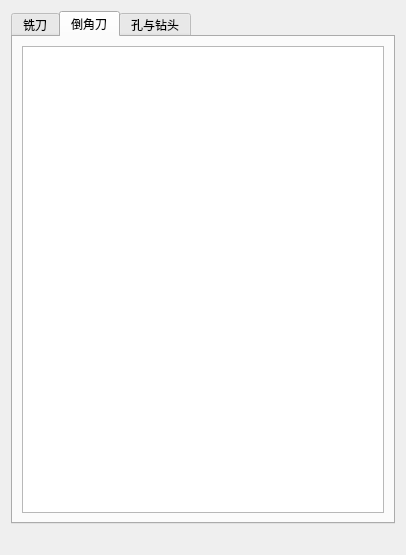
<?xml version="1.0" encoding="UTF-8"?>
<ui version="4.0">
 <class>ParameterWidget</class>
 <widget class="QWidget" name="ParameterWidget">
  <property name="geometry">
   <rect>
    <x>0</x>
    <y>0</y>
    <width>406</width>
    <height>555</height>
   </rect>
  </property>
  <property name="windowTitle">
   <string>Form</string>
  </property>
  <layout class="QGridLayout" name="gridLayout">
   <item row="1" column="0">
    <layout class="QHBoxLayout" name="horizontalLayout">
     <item>
      <spacer name="horizontalSpacer">
       <property name="orientation">
        <enum>Qt::Horizontal</enum>
       </property>
       <property name="sizeHint" stdset="0">
        <size>
         <width>40</width>
         <height>20</height>
        </size>
       </property>
      </spacer>
     </item>
    </layout>
   </item>
   <item row="0" column="0">
    <widget class="QTabWidget" name="tabWidget">
     <property name="currentIndex">
      <number>1</number>
     </property>
     <widget class="QWidget" name="tabXian">
      <attribute name="title">
       <string>铣刀</string>
      </attribute>
      <layout class="QGridLayout" name="gridLayout_2">
       <item row="0" column="0">
        <widget class="QTableWidget" name="xianTable"/>
       </item>
      </layout>
     </widget>
     <widget class="QWidget" name="tabDao">
      <attribute name="title">
       <string>倒角刀</string>
      </attribute>
      <layout class="QGridLayout" name="gridLayout_3">
       <item row="0" column="0">
        <widget class="QTableWidget" name="daoTable"/>
       </item>
      </layout>
     </widget>
     <widget class="QWidget" name="tabHole">
      <attribute name="title">
       <string>孔与钻头</string>
      </attribute>
      <layout class="QGridLayout" name="gridLayout_5">
       <item row="0" column="0">
        <widget class="QTableWidget" name="holeTable"/>
       </item>
      </layout>
     </widget>
    </widget>
   </item>
  </layout>
 </widget>
 <resources/>
 <connections/>
</ui>
